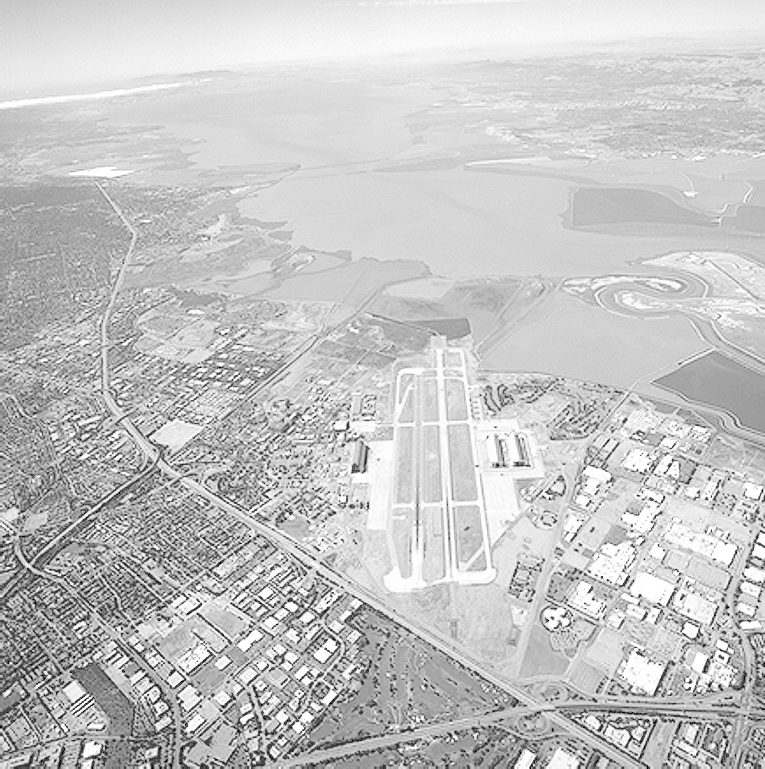
#> input picture src/sanbay.tif, 765 x 769 px
$ python anhgoc.py
#> lines starting #> are read from the running program, lines starting #| are printed output that depends on the picture
import numpy as np
import cv2
import matplotlib.pyplot as plt

plt.rcParams['figure.figsize'] = [6,8]
img = cv2.imread("sanbay.tif", 0)
#> img is the input picture: shape (769, 765); min 0, max 255, mean 197.1
# Chỉnh kích thước ảnh
def rescale(frame, scale=0.5):
    width = int(frame.shape[1] * scale)
    height = int(frame.shape[0] * scale)
    return cv2.resize (frame,(width,height),interpolation=cv2.INTER_AREA)


#using numpy
h2 = np.histogram(img.ravel(), bins=256, range=[0,256])
print(h2[0].shape)
#| (256,)
cv2.imshow('Ảnh gốc', img)
plt.plot(h2[0])
plt.show()
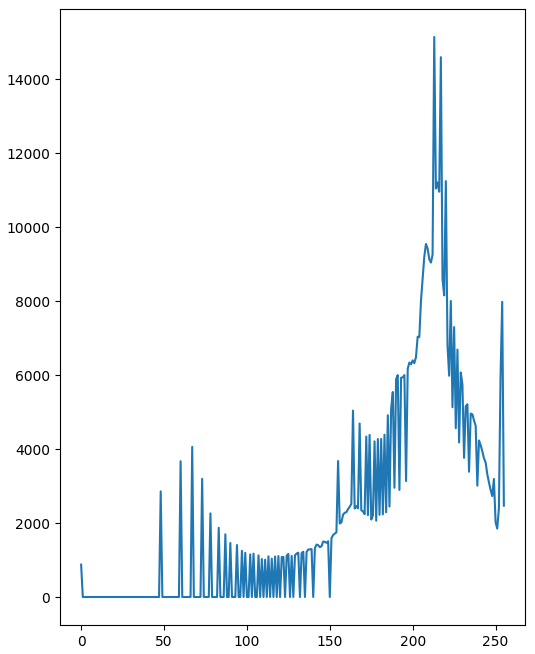
#> figure drawn by matplotlib, 1 panel; curve peaks at x = 213, y = 15137
